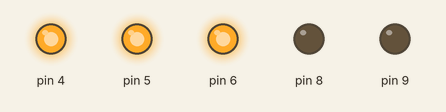
A sketch run on a simulated Arduino Uno, built with avr-gcc and run on an emulated ATmega328P. Parts: output pins drawn as LEDs (lit = HIGH).

Above: at 0.1 s.
Timing chart, 0 to 1.6 s (numbered marks = the images above):
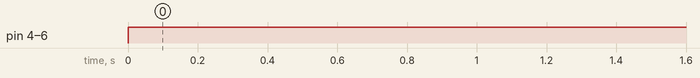

Measured:
- by itself, pin 4–6: LOW → HIGH at 0.00 s

The sketch:

Parking_Control_System.ino
```cpp
// the setup function runs once when you press reset or power the board
void setup() {
  // initialize digital pin LED_BUILTIN as an output.
  pinMode(4, OUTPUT);
  pinMode(5, OUTPUT);
  pinMode(6, OUTPUT);
  pinMode(8, OUTPUT);
  pinMode(9, OUTPUT);
}
void loop() {
      digitalWrite(4, HIGH);
      digitalWrite(5, HIGH);
      digitalWrite(6, HIGH);
      digitalWrite(8, LOW);
      digitalWrite(9, LOW);

      if(4, LOW){

        digitalWrite(8, HIGH);
        delay(1000);                       // wait for a second


        }

      if(5, LOW){
        digitalWrite(9, HIGH);
        delay(1000);                       // wait for a second
        }

      if(6, LOW){
        digitalWrite(8, HIGH);
        digitalWrite(9, HIGH);
        delay(1000);                       // wait for a second
        }


}
```
